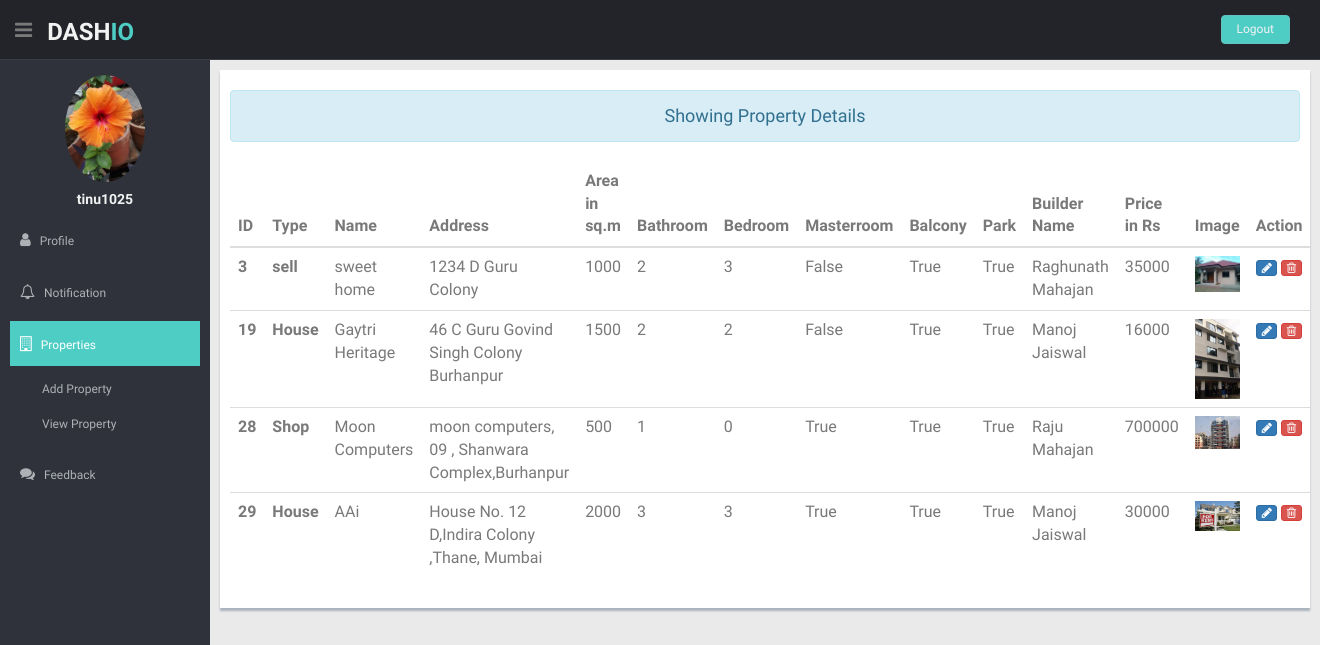
Page /view_properties/ (signed in) on the committed database.
### real_estate/models.py (models this page shows, shortened)
class User(AbstractUser):
    is_customer = models.BooleanField(default=False)
    is_agent = models.BooleanField(default=False)
    first_name = models.CharField(max_length=100, default='')
    last_name = models.CharField(max_length=100, default='')
    email = models.EmailField()

class Agent(models.Model):
    user = models.OneToOneField(User, on_delete = models.CASCADE, primary_key = True)
    a_mobile = models.IntegerField(default=0)
    a_address = models.CharField(max_length=200, default='')
    a_company_name = models.CharField(max_length=30, default='')
    a_company_address = models.CharField(max_length=500,  default='')
    a_company_mobile = models.IntegerField( default=0)
    a_company_email = models.EmailField( default='')
    a_dis = models.CharField(max_length=500,  default='No description is added')
    a_image = models.FileField(upload_to='images/', null=True, verbose_name="", default='agent-4.jpg')

class Property(models.Model):
    agent = models.ForeignKey(User, on_delete=models.CASCADE)
    type = models.CharField(max_length=100,default='')
    status = models.CharField(max_length=100 , default='')
    description = models.CharField(max_length=500,default='')
    name = models.CharField(max_length=100,default='')
    address = models.CharField(max_length=200,default='')
    area = models.IntegerField(default=0)
    bathroom = models.IntegerField(default=0)
    bedroom = models.IntegerField(default=0)
    masterroom = models.BooleanField("masterroom",default=False,null=True,blank=True)
    balcony = models.BooleanField("balcony", default=False,null=True,blank=True)
    parking = models.BooleanField("parking", default=False,null=True,blank=True)
    lift = models.BooleanField("lift", default=False,null=True,blank=True)
    storeroom = models.BooleanField("storeroom", default=False,null=True,blank=True)
    swimming = models.BooleanField("swimming", default=False,null=True,blank=True)
    builder = models.CharField(max_length=100,default='')
    price = models.IntegerField(default=0)
    image = models.FileField(upload_to='images/', null=True, verbose_name="", default='')

### real_estate/views.py (the view)
# urls.py: path("view_properties/", views.view_properties, name="view_properties"),
@login_required(login_url='/login')
def view_properties(request):
    if request.user.is_agent:
        user = request.user
        info1 = Comments_model.objects.filter(user=user)
        xlist = list(info1)
        print(xlist)
        xcount = len(xlist)
        print(xcount)
    if request.user.is_agent:
        id = request.user.id
        info = Property.objects.filter(agent=id)
    return render(request, 'view_properties.html', {'info': info, 'info1': info1, 'xcount': xcount})

### templates/view_properties.html
{% extends 'agent_dashboard.html'%}
{% load static%}
class= "{%block nav2%} active {%endblock%}
{%block main%}
<section id="main-content">
  <section class="wrapper">
    <div class="row">
      <div class="form-panel">
        <h4 class="text-center alert alert-info">Showing Property Details</h4>
        {% if info %}
        <table class="table table-hover">
          <thead>
          <tr>
             <th scope="col">ID</th>
            <th scope="col">Type</th>
            <th scope="col">Name</th>
            <th scope="col">Address</th>
            <th scope="col">Area in sq.m</th>
            <th scope="col">Bathroom </th>
            <th scope="col">Bedroom</th>
            <th scope="col">Masterroom</th>
            <th scope="col">Balcony</th>
            <th scope="col">Park</th>
            <th scope="col">Builder Name</th>
            <th scope="col"> Price in Rs</th>
            <th scope="col">Image</th>
            <th scope="col">Action</th>
          </tr>
          </thead>
          <tbody>
          {% for s in info %}
          <tr>
                        <th scope="row">{{s.id}}</th>
            <th scope="row">{{s.type}}</th>
            <td>{{s.name}}</td>
            <td>{{s.address}}</td>
            <td>{{s.area}}</td>
            <td>{{s.bathroom}}</td>
            <td>{{s.bedroom}}</td>
            <td>{{s.masterroom}}</td>
            <td>{{s.balcony}}</td>
            <td>{{s.parking}}</td>
            <td>{{s.builder}}</td>
            <td>{{s.price}}</td>
            <td><img src="{{s.image.url}}" class="img-responsive"></td>
            <td>
              <a href="{% url 'update_property' s.id %}" class="btn btn-primary btn-xs" style="width:45%"> <i class="fa fa-pencil"></i></a>
              <a href="{% url 'delete' s.id %}" class="btn btn-danger btn-xs" style="width:45%"><i class="fa fa-trash-o "></i></a>
            </td>
          </tr>
          {% endfor %}
          </tbody>
        </table>
        {% else %}
        <h4>no data to show</h4>
        {% endif %}
      </div>
    </div>
  </section>
</section>
{%endblock%}

### templates/agent_dashboard.html (shortened to what this page needs)
{% extends 'base2.html'%}
{% load static%}
{% block body%}
<header class="header black-bg">
      <div class="sidebar-toggle-box">
        <div class="fa fa-bars tooltips" data-placement="right" data-original-title="Toggle Navigation"></div>
      </div>
      <a href="#" class="logo"><b>DASH<span>IO</span></b></a>
      <div class="top-menu">
        <ul class="nav pull-right top-menu">
          <li><a class="logout" href="{% url 'logout_view'%}">Logout</a></li>
        </ul>
      </div>
    </header>
<aside>
    <div id="sidebar" class="nav-collapse ">
        <ul class="sidebar-menu" id="nav-accordion">
            <p class="centered"><a href="#"><img src="{{user.agent.a_image.url}}" class="img-circle" width="80"></a></p>
                       <h5 class="centered">{{user.username}}</h5>
            <li class="sub-menu">
                <a class= "{%block nav1%} {%endblock%}"href="{%url 'view_agent'%}">
                    <i class="fa fa-user"></i>
                    <span>Profile</span>
                </a>
            </li>
            <li class="sub-menu">
                <a class= "{%block nav4%} {%endblock%}"href="{%url 'a_notification'%}">
                    <i class="fa fa-bell-o"></i>
                    <span>Notification</span>
                </a>
            </li>
            <li class="sub-menu">
                <a class= "{%block nav2%} {%endblock%} ">
                    <i class="fa fa-building-o"></i>
                    <span>Properties</span>
                </a>
                <ul class="sub">
                    <li><a href="{% url 'add_property'%}">Add Property</a></li>
                    <li><a href="{% url 'view_properties'%}">View Property</a></li>
                </ul>
            </li>
            <li class="sub-menu">
                <a class= "{%block nav3%} {%endblock%}" href="{% url 'afeedback' %}">
                    <i class="fa fa-comments"></i>
                    <span>Feedback</span>
                </a>
            </li>
        </ul>
    </div>
</aside>
{%block main%}
{%endblock%}
{%endblock%}

### static/dashboard/css/style.css (style rules this page uses)
body { color: #797979; background: #eaeaea; font-family: 'Ruda', sans-serif; padding: 0px !important; margin: 0px !important; font-size:13px; }
ul li { list-style: none; }
a, a:hover, a:focus { text-decoration: none; outline: none; }
.centered { text-align: center; }
ul.top-menu > li > .logout { color: #f2f2f2; font-size: 12px; border-radius: 4px; -webkit-border-radius: 4px; border: 1px solid #64c3c2 !important; padding: 5px 15px; margin-right: 15px; background: #4ECDC4; margin-top: 15px; }
#sidebar { width: 210px; height: 100%; position: fixed; background: #2f323a; }
#sidebar h5 { color: #f2f2f2; font-weight: 700; }
#sidebar ul li { position: relative; }
#sidebar .sub-menu > .sub li { padding-left: 32px; }
#sidebar .sub-menu > .sub li:last-child { padding-bottom: 10px; }
ul.sidebar-menu , ul.sidebar-menu li ul.sub { margin: -2px 0 0; padding: 0; }
ul.sidebar-menu { margin-top: 75px; }
#sidebar > ul > li > ul.sub { display: none; }
#sidebar > ul > li.active > ul.sub, #sidebar > ul > li > ul.sub > li > a { display: block; }
ul.sidebar-menu li ul.sub li { background: #2f323a; margin-bottom: 0; margin-left: 0; margin-right: 0; }
ul.sidebar-menu li ul.sub li:last-child { border-radius: 0 0 4px 4px; -webkit-border-radius: 0 0 4px 4px; }
ul.sidebar-menu li ul.sub li a { font-size: 12px; padding: 6px 0; line-height: 35px; height: 35px; -webkit-transition: all 0.3s ease; -moz-transition: all 0.3s ease; -o-transition: all 0.3s ease; -ms-transition: all 0.3s ease; transition: all 0.3s ease; color: #aeb2b7; }
ul.sidebar-menu li { margin-bottom: 5px; margin-left:10px; margin-right:10px; }
ul.sidebar-menu li.sub-menu { line-height: 15px; }
ul.sidebar-menu li a span { display: inline-block; }
ul.sidebar-menu li a { color: #aeb2b7; text-decoration: none; display: block; padding: 15px 0 15px 10px; font-size: 12px; outline: none; -webkit-transition: all 0.3s ease; -moz-transition: all 0.3s ease; -o-transition: all 0.3s ease; -ms-transition: all 0.3s ease; transition: all 0.3s ease; }
ul.sidebar-menu li a.active, ul.sidebar-menu li a:hover, ul.sidebar-menu li a:focus { background: #4ECDC4; color: #fff; display: block; -webkit-transition: all 0.3s ease; -moz-transition: all 0.3s ease; -o-transition: all 0.3s ease; -ms-transition: all 0.3s ease; transition: all 0.3s ease; }
ul.sidebar-menu li a i { font-size: 15px; padding-right: 6px; }
ul.sidebar-menu li a.active i { color: #fff; }
#main-content { margin-left: 210px; }
.header, .footer { min-height: 60px; padding: 0 15px; }
.header { position: fixed; left: 0; right: 0; z-index: 1002; }
.black-bg { background: #22242a; border-bottom: 1px solid #393d46; }
.wrapper { display: inline-block; margin-top: 60px; padding-left: 15px; padding-right: 15px; padding-bottom: 15px; padding-top: 0px; width: 100%; }
a.logo { font-size: 24px; color: #f2f2f2; float: left; margin-top: 15px; text-transform: uppercase; }
a.logo b { font-weight: 900; }
a.logo span { color: #4ECDC4; }
#top_menu .nav > li, ul.top-menu > li { float: left; }
ul.top-menu > li > a { color: #666666; font-size: 16px; border-radius: 4px; -webkit-border-radius: 4px; border:1px solid #666666 !important; padding: 2px 6px; margin-right: 15px; }
.sidebar-toggle-box { float: left; padding-right: 15px; margin-top: 20px; }
.sidebar-toggle-box .fa-bars { cursor: pointer; display: inline-block; font-size: 20px; }
.form-panel { background: #ffffff; margin: 10px; padding: 10px; box-shadow: 0px 3px 2px #aab2bd; text-align: left; }

### rows in the picture
User: agent.a_image (picture), username "tinu1025"
Property: id "3", type "sell", name "sweet home", address "1234 D Guru Colony", area "1000", bathroom "2", bedroom "3", masterroom "False", balcony "True", parking "True", builder "Raghunath Mahajan", price "35000", image (picture)
Property: id "19", type "House", name "Gaytri Heritage", address "46 C Guru Govind Singh Colony Burhanpur", area "1500", bathroom "2", bedroom "2", masterroom "False", balcony "True", parking "True", builder "Manoj Jaiswal", price "16000", image (picture)
Property: id "28", type "Shop", name "Moon Computers", address "moon computers, 09 , Shanwara Complex,Burhanpur", area "500", bathroom "1", bedroom "0", masterroom "True", balcony "True", parking "True", builder "Raju Mahajan", price "700000", image (picture)
Property: id "29", type "House", name "AAi", address "House No. 12 D,Indira Colony ,Thane, Mumbai", area "2000", bathroom "3", bedroom "3", masterroom "True", balcony "True", parking "True", builder "Manoj Jaiswal", price "30000", image (picture)
